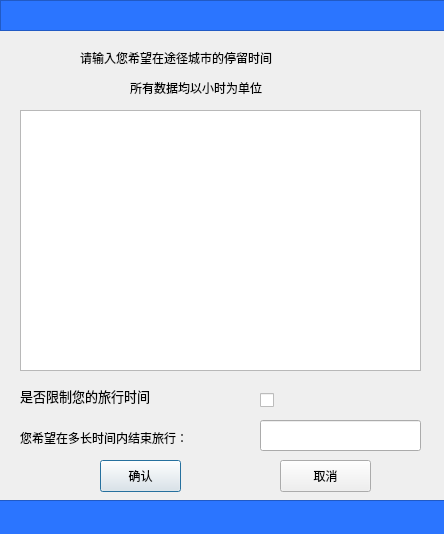
<?xml version="1.0" encoding="UTF-8"?>
<ui version="4.0">
 <class>FillTimeDialog</class>
 <widget class="QDialog" name="FillTimeDialog">
  <property name="geometry">
   <rect>
    <x>0</x>
    <y>0</y>
    <width>444</width>
    <height>534</height>
   </rect>
  </property>
  <property name="windowTitle">
   <string>停留时间选择</string>
  </property>
  <widget class="QPushButton" name="yep">
   <property name="geometry">
    <rect>
     <x>100</x>
     <y>460</y>
     <width>81</width>
     <height>32</height>
    </rect>
   </property>
   <property name="text">
    <string>确认</string>
   </property>
  </widget>
  <widget class="QPushButton" name="cancel">
   <property name="geometry">
    <rect>
     <x>280</x>
     <y>460</y>
     <width>91</width>
     <height>32</height>
    </rect>
   </property>
   <property name="text">
    <string>取消</string>
   </property>
  </widget>
  <widget class="QLabel" name="tip_queryTime">
   <property name="geometry">
    <rect>
     <x>20</x>
     <y>430</y>
     <width>231</width>
     <height>16</height>
    </rect>
   </property>
   <property name="styleSheet">
    <string notr="true">font: 10pt &quot;MS Shell Dlg 2&quot;;</string>
   </property>
   <property name="text">
    <string>您希望在多长时间内结束旅行：</string>
   </property>
  </widget>
  <widget class="QLineEdit" name="lineEdit">
   <property name="enabled">
    <bool>true</bool>
   </property>
   <property name="geometry">
    <rect>
     <x>260</x>
     <y>420</y>
     <width>161</width>
     <height>31</height>
    </rect>
   </property>
   <property name="styleSheet">
    <string notr="true">font: 10pt &quot;MS Shell Dlg 2&quot;;</string>
   </property>
  </widget>
  <widget class="QCheckBox" name="checkBox">
   <property name="geometry">
    <rect>
     <x>260</x>
     <y>390</y>
     <width>86</width>
     <height>20</height>
    </rect>
   </property>
   <property name="text">
    <string/>
   </property>
  </widget>
  <widget class="QLabel" name="tip_islimit">
   <property name="geometry">
    <rect>
     <x>20</x>
     <y>380</y>
     <width>181</width>
     <height>31</height>
    </rect>
   </property>
   <property name="font">
    <font>
     <family>MS Shell Dlg 2</family>
     <pointsize>10</pointsize>
     <weight>50</weight>
     <italic>false</italic>
     <bold>false</bold>
    </font>
   </property>
   <property name="styleSheet">
    <string notr="true">font: 10pt &quot;MS Shell Dlg 2&quot;;</string>
   </property>
   <property name="text">
    <string>是否限制您的旅行时间</string>
   </property>
  </widget>
  <widget class="QTableWidget" name="tableWidget">
   <property name="geometry">
    <rect>
     <x>20</x>
     <y>110</y>
     <width>401</width>
     <height>261</height>
    </rect>
   </property>
  </widget>
  <widget class="QLabel" name="label">
   <property name="geometry">
    <rect>
     <x>130</x>
     <y>80</y>
     <width>201</width>
     <height>16</height>
    </rect>
   </property>
   <property name="styleSheet">
    <string notr="true">font: 10pt &quot;MS Shell Dlg 2&quot;;</string>
   </property>
   <property name="text">
    <string>所有数据均以小时为单位</string>
   </property>
  </widget>
  <widget class="QLabel" name="label_2">
   <property name="geometry">
    <rect>
     <x>80</x>
     <y>50</y>
     <width>271</width>
     <height>16</height>
    </rect>
   </property>
   <property name="styleSheet">
    <string notr="true">font: 10pt &quot;MS Shell Dlg 2&quot;;</string>
   </property>
   <property name="text">
    <string>请输入您希望在途径城市的停留时间</string>
   </property>
  </widget>
  <widget class="QFrame" name="frame">
   <property name="geometry">
    <rect>
     <x>0</x>
     <y>0</y>
     <width>461</width>
     <height>31</height>
    </rect>
   </property>
   <property name="styleSheet">
    <string notr="true">background-color: rgb(43, 117, 255);</string>
   </property>
   <property name="frameShape">
    <enum>QFrame::StyledPanel</enum>
   </property>
   <property name="frameShadow">
    <enum>QFrame::Raised</enum>
   </property>
  </widget>
  <widget class="QFrame" name="frame_2">
   <property name="geometry">
    <rect>
     <x>-10</x>
     <y>500</y>
     <width>481</width>
     <height>41</height>
    </rect>
   </property>
   <property name="styleSheet">
    <string notr="true">background-color: rgb(43, 117, 255);</string>
   </property>
   <property name="frameShape">
    <enum>QFrame::StyledPanel</enum>
   </property>
   <property name="frameShadow">
    <enum>QFrame::Raised</enum>
   </property>
  </widget>
 </widget>
 <resources/>
 <connections/>
</ui>
